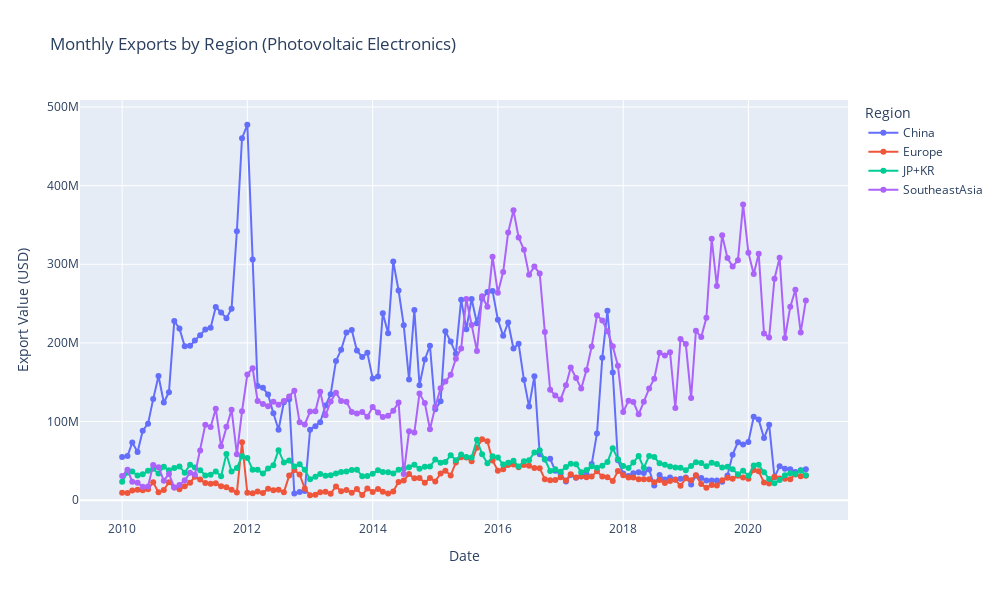

Notebook cell for this chart:
### Code cell
# Load the region-based export data
export_data = pd.read_csv("Regions_to_USA.csv")

# Convert month to datetime if it's not already
export_data['month'] = pd.to_datetime(export_data['month'])

# Function to plot regional export data
def plot_regional_exports(title_suffix='(Photovoltaic Electronics)'):
    fig = go.Figure()

    for region in export_data['region'].unique():
        region_data = export_data[export_data['region'] == region]
        fig.add_trace(go.Scatter(
            x=region_data['month'],
            y=region_data['export_value'],
            mode='lines+markers',
            name=region
        ))

    fig.update_layout(
        title=f'Monthly Exports by Region {title_suffix}',
        xaxis_title='Date',
        yaxis_title='Export Value (USD)',
        width=1000,
        height=600,
        legend_title='Region',
        hovermode='x unified'
    )

    fig.show()

# Call the function
plot_regional_exports()

### Figure 1 — Plotly figure (JSON) as saved in the notebook; plotly's stock layout.template omitted (floating-point values rounded to 4 significant figures; data arrays with more than 128 entries replaced by an {"elided": "..."} marker saying what was removed)
{"data": [{"mode": "lines+markers", "name": "China", "type": "scatter", "x": {"elided": "132 str values"}, "y": {"elided": "132 float values"}}, {"mode": "lines+markers", "name": "Europe", "type": "scatter", "x": {"elided": "132 str values"}, "y": {"elided": "132 float values"}}, {"mode": "lines+markers", "name": "JP+KR", "type": "scatter", "x": {"elided": "132 str values"}, "y": {"elided": "132 float values"}}, {"mode": "lines+markers", "name": "SoutheastAsia", "type": "scatter", "x": {"elided": "132 str values"}, "y": {"elided": "132 float values"}}], "layout": {"height": 600, "hovermode": "x unified", "legend": {"title": {"text": "Region"}}, "title": {"text": "Monthly Exports by Region (Photovoltaic Electronics)"}, "width": 1000, "xaxis": {"autorange": true, "range": ["2009-04-30 00:12:25.157", "2021-08-03 23:47:34.843"], "title": {"text": "Date"}, "type": "date"}, "yaxis": {"autorange": true, "range": [-25180000.0, 508900000.0], "title": {"text": "Export Value (USD)"}, "type": "linear"}}}
